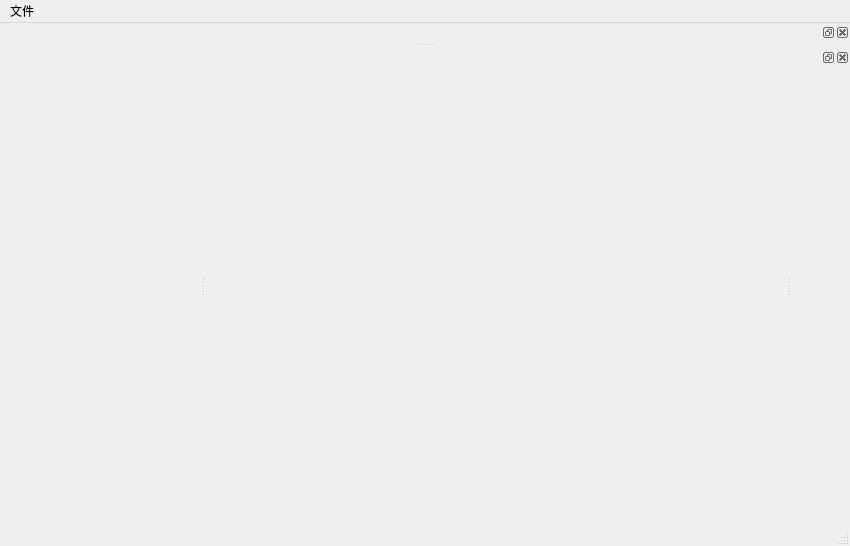
<?xml version="1.0" encoding="UTF-8"?>
<ui version="4.0">
 <class>PiscesMainWin</class>
 <widget class="QMainWindow" name="PiscesMainWin">
  <property name="geometry">
   <rect>
    <x>0</x>
    <y>0</y>
    <width>850</width>
    <height>546</height>
   </rect>
  </property>
  <property name="cursor">
   <cursorShape>ArrowCursor</cursorShape>
  </property>
  <property name="windowTitle">
   <string>PiscesMainWin</string>
  </property>
  <widget class="QWidget" name="centralWidget">
   <layout class="QGridLayout" name="gridLayout_2"/>
  </widget>
  <widget class="QMenuBar" name="menuBar">
   <property name="geometry">
    <rect>
     <x>0</x>
     <y>0</y>
     <width>850</width>
     <height>24</height>
    </rect>
   </property>
   <widget class="QMenu" name="menu">
    <property name="title">
     <string>文件</string>
    </property>
    <addaction name="actionw"/>
    <addaction name="actionn"/>
   </widget>
   <addaction name="menu"/>
  </widget>
  <widget class="QDockWidget" name="dockWidget">
   <property name="sizePolicy">
    <sizepolicy hsizetype="MinimumExpanding" vsizetype="Preferred">
     <horstretch>0</horstretch>
     <verstretch>0</verstretch>
    </sizepolicy>
   </property>
   <property name="minimumSize">
    <size>
     <width>200</width>
     <height>38</height>
    </size>
   </property>
   <property name="features">
    <set>QDockWidget::DockWidgetMovable</set>
   </property>
   <property name="allowedAreas">
    <set>Qt::LeftDockWidgetArea|Qt::RightDockWidgetArea</set>
   </property>
   <attribute name="dockWidgetArea">
    <number>1</number>
   </attribute>
   <widget class="QWidget" name="dockWidgetContents"/>
  </widget>
  <widget class="QDockWidget" name="dockWidget_3">
   <attribute name="dockWidgetArea">
    <number>2</number>
   </attribute>
   <widget class="QWidget" name="dockWidgetContents_3"/>
  </widget>
  <widget class="QDockWidget" name="dockWidget_4">
   <attribute name="dockWidgetArea">
    <number>4</number>
   </attribute>
   <widget class="QWidget" name="dockWidgetContents_4"/>
  </widget>
  <widget class="QStatusBar" name="statusBar"/>
  <action name="actionw">
   <property name="text">
    <string>打开..</string>
   </property>
  </action>
  <action name="actionn">
   <property name="text">
    <string>n</string>
   </property>
  </action>
 </widget>
 <layoutdefault spacing="6" margin="11"/>
 <resources/>
 <connections/>
</ui>
